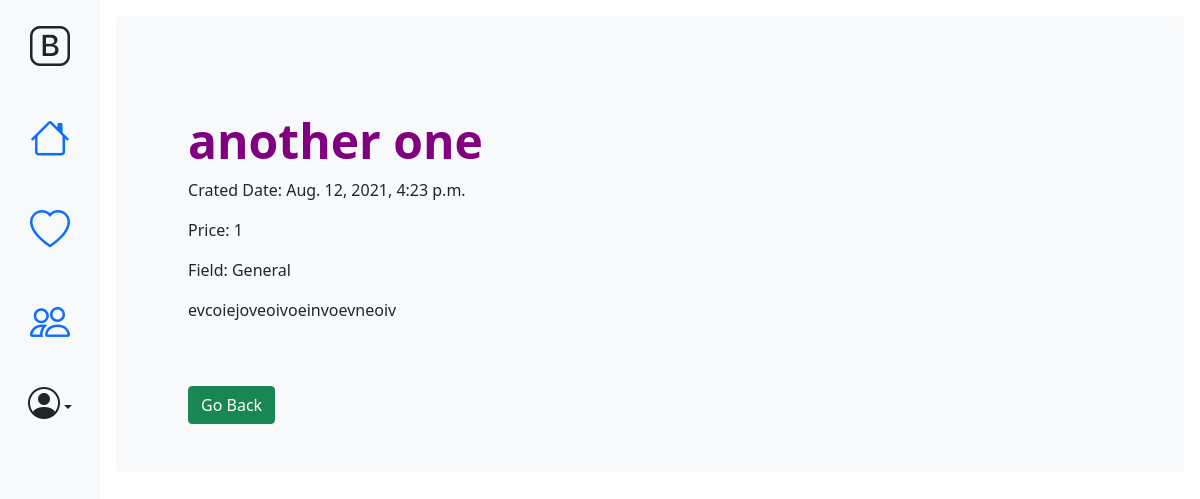
Page /user/2 (signed in) on the committed database.
### firstApp/models.py (models this page shows, shortened)
class Question(models.Model):
    PROGRESSTYPE = models.TextChoices('PROGRESSTYPE', 'Active Pending Archived')
    FIELDTYPE = models.TextChoices('FIELDTYPE', 'Medical Engineering Education Home General')
    title = models.CharField(max_length=200)
    author = models.ForeignKey('auth.User', on_delete=models.CASCADE, null=True)
    text = models.TextField()
    created_date = models.DateTimeField(default=timezone.now)
    price = models.PositiveIntegerField(default=1)
    field_type = models.CharField(choices=FIELDTYPE.choices, max_length=12, default="General")
    progress_type = models.CharField(choices=PROGRESSTYPE.choices, max_length=12, default="Pending")
    room = models.CharField(max_length=6, default="")

### firstApp/views.py (the view)
# urls.py: path('user/<int:pk>',views.QuestionDetailView.as_view(), name="question-detail"),
class QuestionDetailView(LoginRequiredMixin,DetailView):
    login_url = 'about/'
    redirect_field_name = 'firstApp/home_list.html'
    template_name = 'firstApp/question_detail.html'
    context_object_name = 'question'
    model = Question
    def get(self, request, pk):
        try:
            profile = get_object_or_404(UserProfileInfo,user=request.user)
            question = get_object_or_404(Question,pk=pk)
            if profile.user_type == 'User' and profile.user != question.author:
                return redirect('/user/')
            elif profile.user_type == 'Specialist':
                return redirect('/specialist/')
            else:
                self.object = self.get_object()
                context = self.get_context_data(object=self.object)
                return self.render_to_response(context)
        except:
            return redirect('/user/')

### firstApp/context_processors.py (called while the page is built)
def firstContext(request):
    try:
        if request.user.is_authenticated:
            profile = get_object_or_404(UserProfileInfo,user=request.user)
            return {
                'profile': profile
            }
        return {'empty': ''}
    except:
        return {'profile':'hi'}

### firstApp/templates/firstApp/question_detail.html (shortened to what this page needs)
{% extends "firstApp/base2.html" %}
{% block body_block %}
<div class="p-5 mb-4 bg-light rounded-3">
      <div class="container-fluid py-5">
        <h1 class="display-5 fw-bold color-me">{{question.title}}</h1>
        <p>Crated Date: {{question.created_date}}</p>
        <p>Price: {{question.price}}</p>
        <p>Field: {{question.field_type}}</p>
        <p>{{question.text}}</p>
      </div>
      <div class="container">
        <a class="btn btn-success" href="{% url 'firstApp:home' %}">Go Back</a>
      </div>
    </div>
{% endblock %}

### firstApp/static/css/style5.css (style rules this page uses)
.color-me { color: purple !important; }

### rows in the picture
Question: title "another one", created_date "Aug. 12, 2021, 4:23 p.m.", price "1", field_type "General", text "evcoiejoveoivoeinvoevneoiv"
